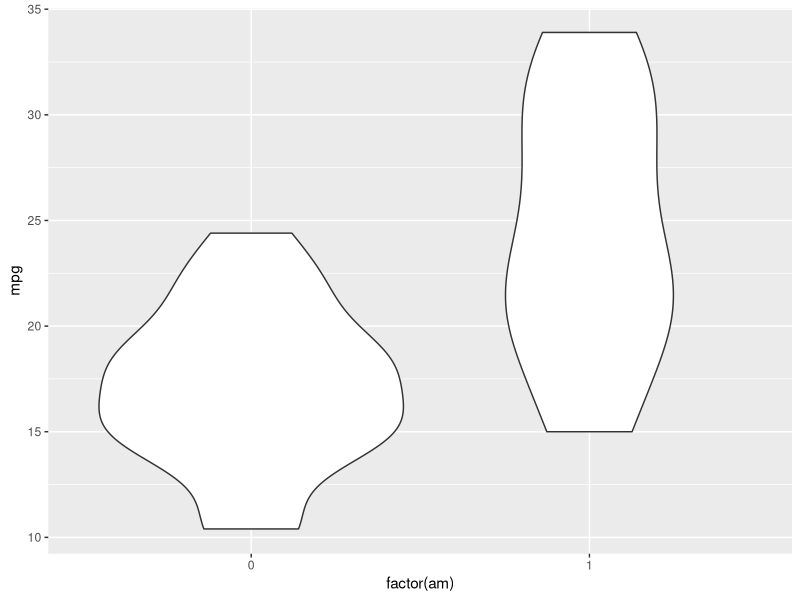

Generate this figure with R:
## ---- chunk 1
knitr::opts_chunk$set(echo = TRUE)
## ---- chunk 2
library(ggplot2)
head(mtcars)
dim(mtcars)
ggplot(mtcars, aes(factor(am), mpg)) + geom_violin()
